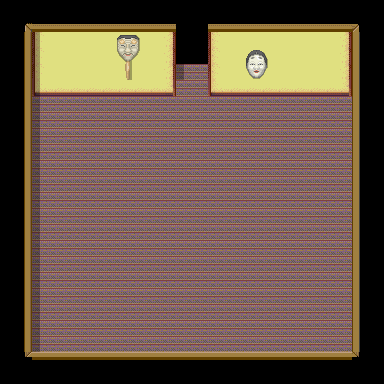

Below is a game level as drawn by its tile map, then a one-line description and the .tmx that defines it (tile-layer data replaced by summaries):
An orthogonal 24x24 tile map with 16x16 px tiles, 5 tile layers (Base, MonoShita, steps, hide, ...), 4 tilesets and 13 objects.

<map version="1.0" orientation="orthogonal" renderorder="right-down" width="24" height="24" tilewidth="16" tileheight="16" backgroundcolor="#000000" nextobjectid="17">
 <tileset firstgid="1" name="ed" tilewidth="16" tileheight="16" tilecount="480" columns="30">
  <image source="ed.png" trans="aa55ff" width="480" height="256" />
 </tileset>
 <tileset firstgid="481" name="nomen" tilewidth="16" tileheight="16" tilecount="120" columns="10">
  <image source="nomen.png" trans="aa55ff" width="160" height="192" />
 </tileset>
 <tileset firstgid="601" name="ed2" tilewidth="16" tileheight="16" tilecount="480" columns="30">
  <image source="ed2.png" trans="aa55ff" width="480" height="256" />
 </tileset>
 <tileset firstgid="1081" name="ST-Sewer-01" tilewidth="16" tileheight="16" tilecount="1504" columns="16">
  <image source="ST-Sewer-01.png" trans="aa55ff" width="256" height="1504" />
 </tileset>
 <layer name="Base" width="24" height="24">
  <properties>
   <property name="z" value="-10" />
  </properties>
  <data>[576 cells, 478 non-empty, 15 distinct tile ids]</data>
 </layer>
 <layer name="MonoShita" width="24" height="24">
  <properties>
   <property name="z" value="-10" />
  </properties>
  <data>[576 cells, 10 non-empty, 10 distinct tile ids]</data>
 </layer>
 <layer name="steps" width="24" height="24">
  <properties>
   <property name="z" value="-10" />
  </properties>
  <data>[576 cells, 30 non-empty, 8 distinct tile ids]</data>
 </layer>
 <layer name="hide" width="24" height="24">
  <properties>
   <property name="z" value="-10" />
  </properties>
  <data>[576 cells, 32 non-empty, 1 distinct tile ids]</data>
 </layer>
 <objectgroup name="collision">
  <object id="1" x="352" y="0" width="32" height="384" />
  <object id="2" x="0" y="352" width="352" height="32" />
  <object id="3" x="0" y="0" width="32" height="352" />
  <object id="4" x="32" y="0" width="144" height="96" />
  <object id="5" x="208" y="0" width="144" height="96" />
  <object id="6" x="160" y="208" width="16" height="112">
   <properties>
    <property name="objID" value="181" />
   </properties>
  </object>
  <object id="7" x="176" y="208" width="48" height="16">
   <properties>
    <property name="objID" value="182" />
   </properties>
  </object>
  <object id="8" x="208" y="224" width="16" height="96">
   <properties>
    <property name="objID" value="183" />
   </properties>
  </object>
 </objectgroup>
 <objectgroup name="event">
  <object id="9" x="352" y="0" width="32" height="32">
   <properties>
    <property name="EventID" value="1" />
    <property name="trigger" value="0" />
   </properties>
  </object>
  <object id="10" x="176" y="32" width="32" height="32">
   <properties>
    <property name="EventID" value="2" />
    <property name="trigger" value="1" />
   </properties>
  </object>
  <object id="11" x="240" y="48" width="32" height="48">
   <properties>
    <property name="EventID" value="3" />
    <property name="trigger" value="2" />
   </properties>
  </object>
  <object id="15" x="176" y="224" width="32" height="32">
   <properties>
    <property name="EventID" value="4" />
    <property name="objID" value="1" />
    <property name="trigger" value="1" />
   </properties>
  </object>
  <object id="16" x="112" y="64" width="32" height="32">
   <properties>
    <property name="EventID" value="5" />
    <property name="trigger" value="2" />
   </properties>
  </object>
 </objectgroup>
 <layer name="shadow" width="24" height="24">
  <data>[576 cells, 21 non-empty, 1 distinct tile ids]</data>
 </layer>
</map>
